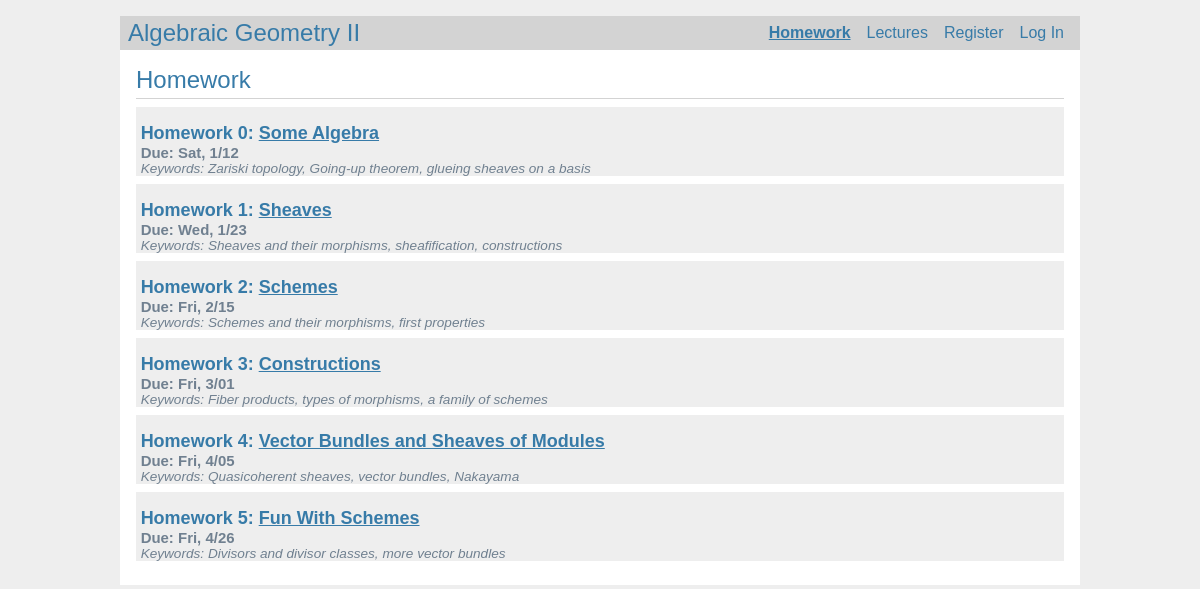
Screenshot of /homework with the database file from the repository.
### tables this page shows
CREATE TABLE homework (
	id INTEGER PRIMARY KEY AUTOINCREMENT,
	Zahl INTEGER NOT NULL,
	author_id INTEGER NOT NULL,
	created TIMESTAMP NOT NULL DEFAULT CURRENT_TIMESTAMP,
	due TEXT NOT NULL,
	title TEXT NOT NULL,
	keywords TEXT NOT NULL,
	file_homework TEXT,
	FOREIGN KEY (author_id) REFERENCES user (id) );

### main/homework/views.py (the view)
@bp.route('/homework')
def homework_index():
	homeworks_proto = models.Model( table='homework' )
	homeworks = homeworks_proto.db_select(
					join=True,
					order='homework.id',
					all=True )
	return render_template('homework/homework.html', homeworks=homeworks)

### main/auth/views.py (called while the page is built)
@bp.before_app_request
def load_logged_in_user():
	username = session.get('username')
	if username is None:
		g.user = None
	else:
		g.user = database.db_query(
					'user',
					join=False,
					where={'username':username},
					all=False )

### main/database.py (called while the page is built)
def db_open():
	if 'db' not in g:
		g.db = sqlite3.connect(
					current_app.config['DATABASE'],
					detect_types=sqlite3.PARSE_DECLTYPES)
		g.db.row_factory = sqlite3.Row
	return g.db

def db_close(e=None):
	db = g.pop('db', None)
	if db is not None:
		db.close()

def scrub(string,special=False):
	if special:
		S = { '"', "'", ";" }
		for x in string:
			if x in S:
				abort(400)
	elif not string.isalnum() and '_' not in string:
		abort(400)

def scrub_dict(dictionary):
	for key, value in dictionary.items():
		scrub(key)
		if key == 'table':
			scrub(value)
		elif type(value) == str:
			scrub(value,special=True)
		else:
			pass

def db_query(table:str, what:str='*', join=False, where:dict=None, order:str=None, limit:str=None, all=False):
	scrub_dict(locals())
	db = db_open()
	query = db_queryBuilder(
		operation='SELECT', table=table, what=what, join=join, where=where, order=order, limit=limit, all=all, idd=None, dictionary=None)
	if where:
		return db.execute(query, where).fetchall() if all else db.execute(query, where).fetchone()
	else:
		return db.execute(query).fetchall() if all else db.execute(query).fetchone()

### main/models.py (called while the page is built)
	def db_select(self, what:str='*', join=False, where:dict=None, order:str=None, limit:str=None, all=False):
		database.scrub(self.table)
		database.scrub_dict(locals())
		cursor = database.db_query(self.table, what=what, join=join, where=where, order=order, limit=limit, all=all)
		if cursor is None:
			abort(404, f"{getattr(self.table,'capitalize')()} {id} doesn't exist.")
		else:
			content = [ dict(row) for row in cursor ] if all else dict(cursor)
			if all:
				return content
			else:
				self.__dict__ = dict(cursor)

### main/templates/homework/homework.html (shortened to what this page needs)
{% extends 'base.html' %}
{% block header %}
	<h1>{% block title %}Homework{% endblock %}</h1>
{% endblock %}
{% block content %}
	{% for homework in homeworks %}
		<article class="post">
			<header class="homework_post">
				<div class="homework_postContainer">
					<div class="homework_post">
						<h1>Homework {{ homework['id'] }}: <a href="/gg">{{ homework['title'] }}</a></h1>
						<span style="color: slategray; font-weight: bold; font-size: 110%;">Due: {{ homework['due'] }}</span>
						<div class="about">Keywords: {{ homework['keywords'] }}</div>
					</div>
				</div>
			</header>
		</article>
	{% endfor %}
{% endblock %}

### main/templates/base.html (shortened to what this page needs)
<!doctype html>
{% set active_page = active_page|default('index') -%}
<link rel="stylesheet" href="{{ url_for('static', filename='style.css') }}">
<nav>
<h1><a href="{{ url_for('index') }}">Algebraic Geometry II</a></h1>
  <ul>
      <li {% if request.endpoint == 'homework.homework_index' %} class="active" {% endif %}><a class="nounderline" href="{{ url_for('homework.homework_index') }}">Homework</a>
      <li {% if request.endpoint == 'lectures.lectures_index' %} class="active" {% endif %}><a class="nounderline" href="{{ url_for('lectures.lectures_index') }}">Lectures</a>
    {% if g.user %}
      <li><span>{{ g.user['username'] }}</span>
      <li><a class="nounderline" href="{{ url_for('auth.logout') }}">Log Out</a>
    {% else %}
      <li {% if request.endpoint == 'auth.register' %} class="active" {% endif %}><a class="nounderline" href="{{ url_for('auth.register') }}">Register</a>
      <li {% if request.endpoint == 'auth.login' %} class="active" {% endif %}><a class="nounderline" href="{{ url_for('auth.login') }}">Log In</a>
    {% endif %}
  </ul>
</nav>
<section class="content">
  <header>
    {% block header %}{% endblock %}
  </header>
  {% block content %}{% endblock %}
</section>

### main/static/style.css (style rules this page uses)
h1 { font-family: sans-serif; font-weight: normal; color: #377ba8; margin: 1rem 0; }
a { color: #377ba8; }
a.nounderline { text-decoration: none; }
nav { background: lightgray; display: flex; align-items: center; padding: 0 0.5rem; }
nav h1 { flex: auto; margin: 0; }
nav h1 a { text-decoration: none; }
nav ul { display: flex; list-style: none; margin: 0; padding: 0; }
nav ul li a, nav ul li span, header .action { display: block; padding: 0.5rem; }
.active { font-weight: bold; text-decoration: underline; color: #377ba8; }
.content { padding: 0 1rem 1rem; }
.content > header { border-bottom: 1px solid lightgray; display: flex; align-items: flex-end; margin-bottom: 0.5rem; }
.content > header h1 { flex: auto; margin: 1rem 0 0.25rem 0; }
.post > header { display: flex; align-items: flex-end; font-size: 0.85em; }
.post > header > div:first-of-type { flex: auto; }
.post > header h1 { font-size: large; font-weight: bold; margin-bottom: 0; }
.post .about { color: slategray; font-style: italic; }
.content:last-child { margin-bottom: 0; }
div.homework_postContainer { display: flex; background: #eee; }
div.homework_post { margin-left: 0.5%; margin-right: 0.5%; }
header.homework_post { margin-bottom: 0.5rem; }

### rows the page displays
homework: id "0", title "Some Algebra", due "Sat, 1/12", keywords "Zariski topology, Going-up theorem, glueing sheaves on a basis"
homework: id "1", title "Sheaves", due "Wed, 1/23", keywords "Sheaves and their morphisms, sheafification, constructions"
homework: id "2", title "Schemes", due "Fri, 2/15", keywords "Schemes and their morphisms, first properties"
homework: id "3", title "Constructions", due "Fri, 3/01", keywords "Fiber products, types of morphisms, a family of schemes"
homework: id "4", title "Vector Bundles and Sheaves of Modules", due "Fri, 4/05", keywords "Quasicoherent sheaves, vector bundles, Nakayama"
homework: id "5", title "Fun With Schemes", due "Fri, 4/26", keywords "Divisors and divisor classes, more vector bundles"
